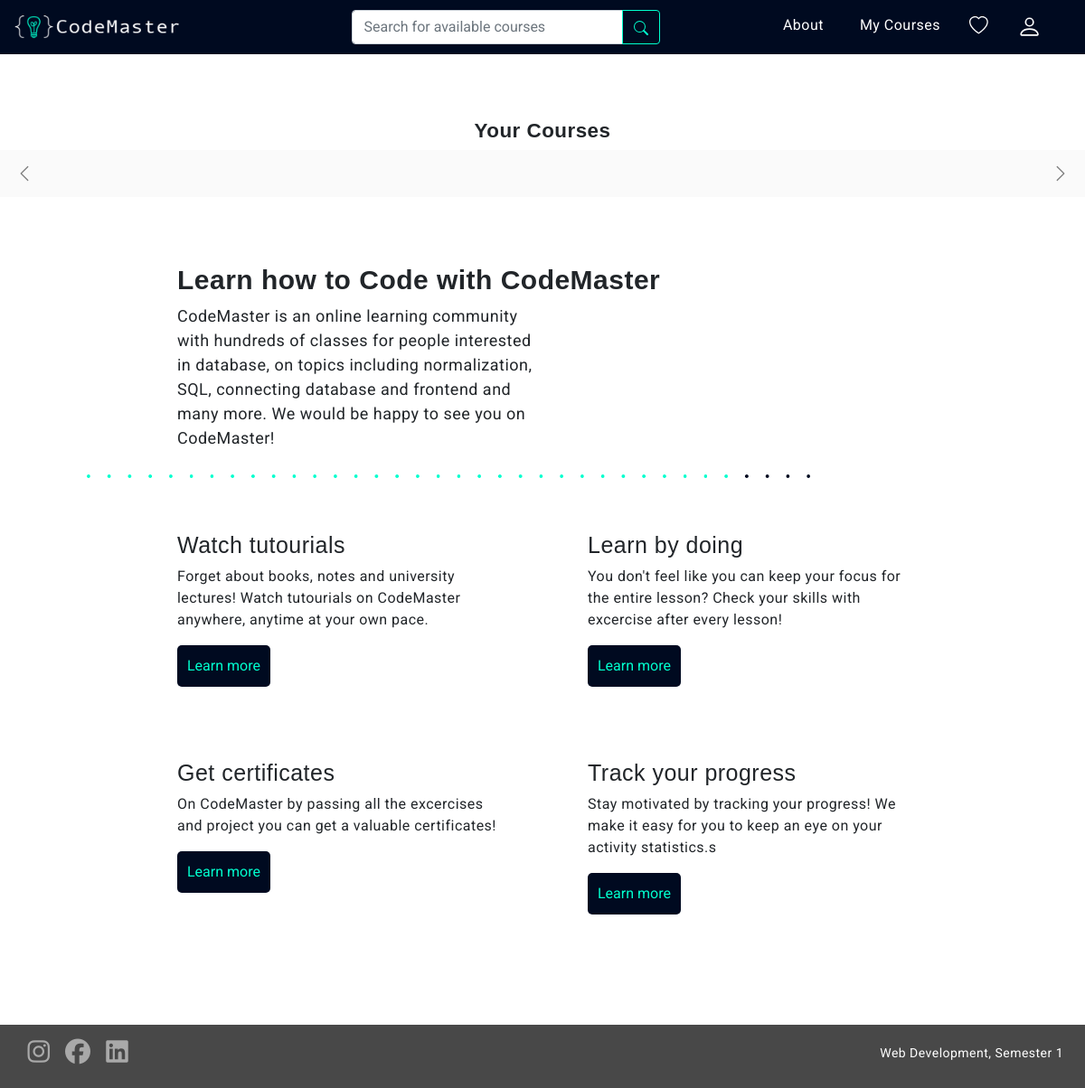
The page /profile.php on the database as committed earlier.
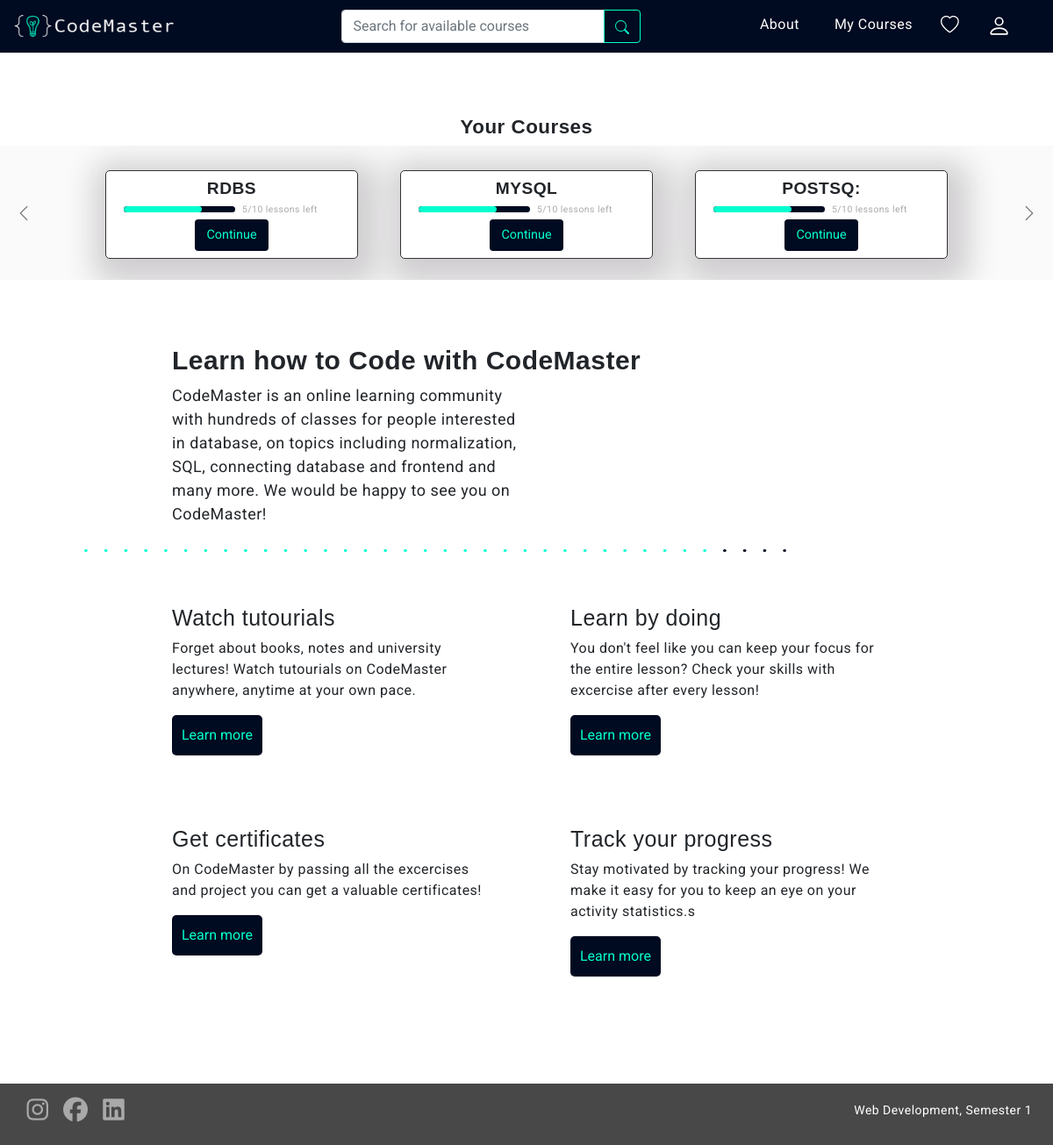
The same page on the database as committed later.
### tables this page shows
CREATE TABLE `course` (
  `course_id` int(11) NOT NULL,
  `title` varchar(200) NOT NULL,
  `description` text NOT NULL,
  `user_id` int(11) NOT NULL
);

### profile.php (the view, shortened to what this page needs)
<?php
require_once('nav.php'); ?>
<main>
<div class="d-flex flex-column justify-content-between mt-6">
    <h1 class="text-center">Your Courses</h1>
<div id="carouselExampleInterval" class="carousel slide bgGr dn db-ns mb-4" data-ride="carousel" data-interval="false">
  <div class="carousel-inner">
    <div class="carousel-item active" data-interval="false">
      <div class="carousel-container d-flex flex-row justify-content-between mt-1 mr-6 ml-6 pt-4 pb-4">
        <?php
          $sql ="select * from course order by course_id limit 3";
          $courses = mysqli_query($con,$sql) or die("Error: " . mysqli_error($con));
          while($row = mysqli_fetch_array($courses)){
        ?>
        <div class="container1 d-flex flex-column justify-content-between d-block w-30 p-1 " style="width: 30%">
          <h1 class="text-center my-1 f4"><?= $row['title'] ?></h1>
              <div class="d-flex flex-row align-items-center">
                <div class="progress bg-darkblue mr-1 ml-3  w-50 " id="progressWi">
                    <div class="progress-bar " role="progressbar" aria-valuenow="70"
                    aria-valuemin="0" aria-valuemax="100" style="width:70%">
                    </div>
                </div>
                <div class="btnF1 ml-1  w-50">
                    5/10 lessons left
                </div>
            </div>
          <div class="text-center m-1">
            <button type="button" class="btn darkBtn bg-darkblue neon-green dib btnF">Continue</button>
          </div>
        </div>
          <?php } ?>
      </div>
    </div>
  </div>
  <a class="carousel-control-prev" href="#carouselExampleInterval" role="button" data-slide="prev">
    <span class="carousel-control-prev-icon" aria-hidden="true"></span>
  </a>
  <a class="carousel-control-next" href="#carouselExampleInterval" role="button" data-slide="next">
    <span class="carousel-control-next-icon" aria-hidden="true"></span>
  </a>
</div>
    <div id="aboutSection" class="spacing">
      <h1>
        Learn how to Code with CodeMaster
      </h1>
      <p id="aboutP">
        CodeMaster is an online learning community with hundreds of classes for
        people interested in database, on topics including normalization, SQL,
        connecting database and frontend and many more. We would be happy to see
        you on CodeMaster!
      </p>
      <img src="images/hor_line.png" alt="line" id="horLine" />
      <div id="aboutGrid">
        <div class="aboutElement">
          <h2>Watch tutourials</h2>
          <p>
            Forget about books, notes and university lectures! Watch tutourials
            on CodeMaster anywhere, anytime at your own pace.
          </p>
          <button class="btn darkBtn bg-darkblue neon-green">Learn more</button>
        </div>
        <div class="aboutElement">
          <h2>Learn by doing</h2>
          <p>
            You don't feel like you can keep your focus for the entire lesson?
            Check your skills with excercise after every lesson!
          </p>
          <button class="btn darkBtn bg-darkblue neon-green">Learn more</button>
        </div>
        <div class="aboutElement">
          <h2>Get certificates</h2>
          <p>
            On CodeMaster by passing all the excercises and project you can get
            a valuable certificates!
          </p>
          <button class="btn darkBtn bg-darkblue neon-green">Learn more</button>
        </div>
        <div class="aboutElement">
          <h2>Track your progress</h2>
          <p>
            Stay motivated by tracking your progress! We make it easy for you to
            keep an eye on your activity statistics.s
          </p>
          <button class="btn darkBtn bg-darkblue neon-green p-10">Learn more</button>
        </div>
      </div>
    </div>
  </main>
    <?php include_once('footer.php'); ?>
  </body>
</html>

Rows that differ between the two databases and show on the page:
added course: title "RDBS"
added course: title "MYSQL"
added course: title "POSTSQ:"
